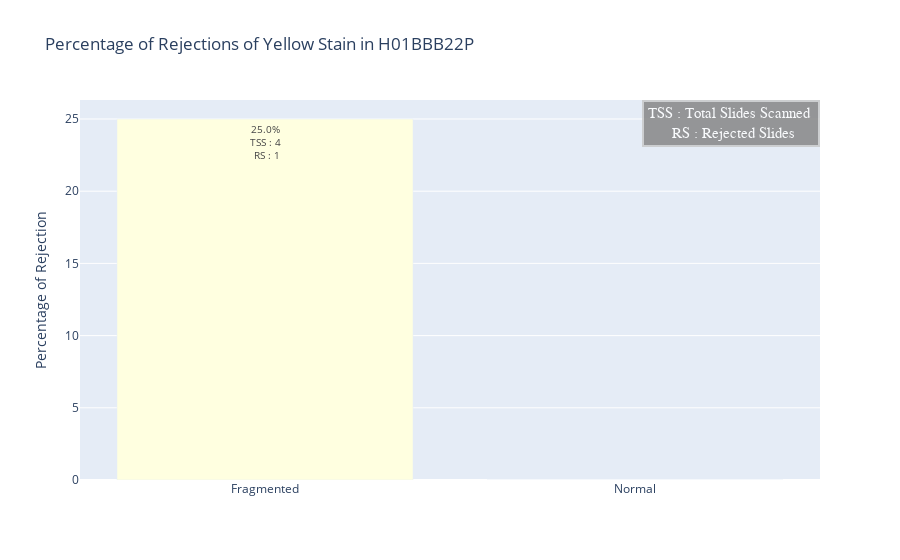

Notebook cell for this chart:
### Code cell
# Scanner 1 Stain Type Yellow Biopsy
data = df[(df['Scanner'] == 'H01BBB22P')&(df['Stain Type'] == 'Yellow')]
fig = go.Figure()
for i in data['Biopsy Type'].unique():
    try:
        fig.add_trace(go.Bar(x=[i],
                            y=[len(data[(data['Biopsy Type'] == i)&(s1['Rejected Slide Planarity'] == "Yes")])/len(data[data['Biopsy Type'] == i]) * 100],
                             text=[str(round(len(data[(data['Biopsy Type'] == i)&(data['Rejected Slide Planarity'] == "Yes")])/len(data[data['Biopsy Type'] == i]) * 100,2))+"%"+"<br>TSS : "+str(len(data[data['Biopsy Type'] == i]))
                                   + "<br> RS : "+str(len(data[(data['Biopsy Type'] == i)&(data['Rejected Slide Planarity'] == "Yes")])) ],
                            textposition="inside",marker = dict(color='lightyellow'),textfont=dict(size=10)))
    except:
        continue

fig.update_yaxes(title="Percentage of Rejection")
fig.update_layout(showlegend=False,title="Percentage of Rejections of " + 
                  data['Stain Type'].iloc[0] + " Stain in "+ data['Scanner'].iloc[0])
fig.add_annotation(x=1,y=1,xref="paper",yref="paper",text="TSS : Total Slides Scanned <br> RS : Rejected Slides",showarrow=False,
font=dict(family="Courier New, monospace",size=15,color="#ffffff"),bordercolor="#c7c7c7",borderwidth=2,borderpad=4,bgcolor="grey",opacity=0.8)
fig.show()

### Figure 1 — Plotly figure (JSON) as saved in the notebook; plotly's stock layout.template omitted (floating-point values rounded to 4 significant figures)
{"data": [{"marker": {"color": "lightyellow"}, "text": ["25.0%<br>TSS : 4<br> RS : 1"], "textfont": {"size": 10}, "textposition": "inside", "type": "bar", "x": ["Fragmented"], "y": [25]}, {"marker": {"color": "lightyellow"}, "text": ["0.0%<br>TSS : 5<br> RS : 0"], "textfont": {"size": 10}, "textposition": "inside", "type": "bar", "x": ["Normal"], "y": [0]}], "layout": {"annotations": [{"bgcolor": "grey", "bordercolor": "#c7c7c7", "borderpad": 4, "borderwidth": 2, "font": {"color": "#ffffff", "family": "Courier New, monospace", "size": 15}, "opacity": 0.8, "showarrow": false, "text": "TSS : Total Slides Scanned <br> RS : Rejected Slides", "x": 1, "xref": "paper", "y": 1, "yref": "paper"}], "showlegend": false, "title": {"text": "Percentage of Rejections of Yellow Stain in H01BBB22P"}, "yaxis": {"title": {"text": "Percentage of Rejection"}}}}
